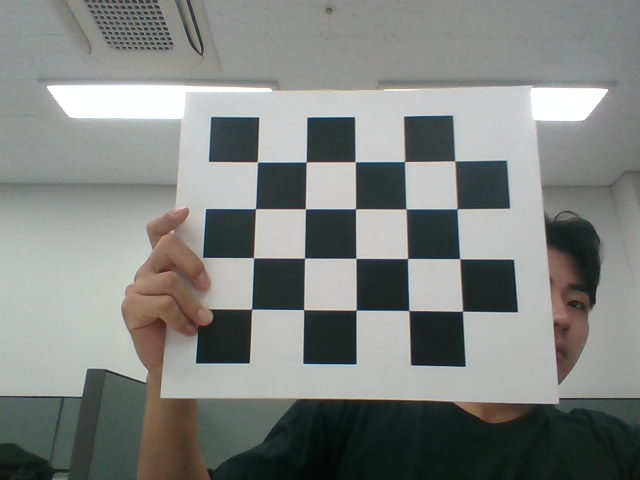
#> input picture images/img1.png, 640 x 480 px
$ python check.py
#> lines starting #> are read from the running program, lines starting #| are printed output that depends on the picture; after the words box and inside, x2 and y2 are one past the last pixel; in counts of white or black regions, pixels touching at a corner belong together
import cv2
import numpy as np


class CameraCalibrator:
    def __init__(self,folder, rows, cols, square_size = 0.079, singlePnP = True, mtx = None, dist = None):
        self.folder = folder
        self.mtx = mtx
        self.dist = dist
        self.rows = rows
        self.cols = cols
        self.square_size = square_size
        self.objp = None
        self.axis = None
        self.singlePnP = singlePnP
        self.generate_board()


    def generate_board(self):
        # Generate the 3D points of the intersections of the chessboard pattern
        objp = np.zeros((self.rows * self.cols, 3), np.float32)
        objp[:, :2] = np.mgrid[0:self.rows, 0:self.cols].T.reshape(-1, 2)
        self.objp = objp * self.square_size

        # Generate the axis vectors
        self.axis = np.float32([[self.square_size, 0, 0], [0, self.square_size, 0], [0, 0, -self.square_size]]).reshape(-1, 3)

    def estimate_pose(self, image_names):
        # Loop over all images
        for image_name in image_names:
            # Extract chessboard corners
            img = cv2.imread(self.folder + image_name)
#> img is the input picture: shape (480, 640, 3); mean B, G, R 128.6, 131.4, 128.6
            gray = cv2.cvtColor(img, cv2.COLOR_BGR2GRAY)
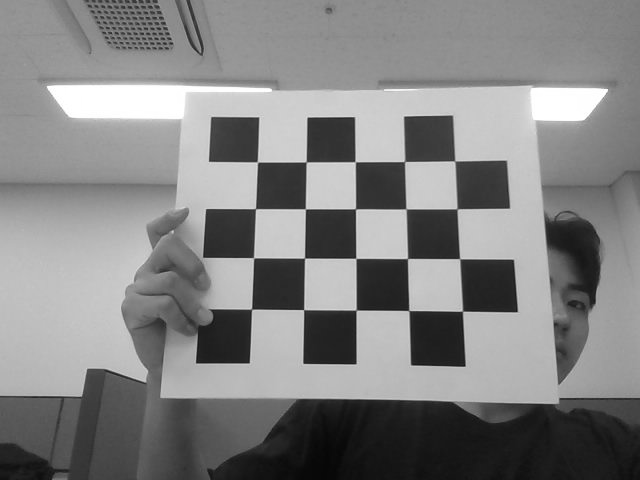
#> gray: shape (480, 640); min 6, max 255, mean 130.2
            found_corners, corners = cv2.findChessboardCorners(gray, (self.rows, self.cols), None)
#> found_corners = True; corners = 20 rows, first 8: [257.5, 162], [306.2, 161.8], [355.2, 161.7], [404.5, 161.5], [454.5, 161], [255.5, 208.6], [305.4, 209], [355.5, 208.9]
            if found_corners:
                # Refine corners
                criteria = (cv2.TERM_CRITERIA_EPS + cv2.TERM_CRITERIA_MAX_ITER, 30, 0.001)
                corners = cv2.cornerSubPix(gray, corners, (self.rows, self.cols), (-1, -1), criteria=criteria)
#> corners = 20 rows, first 8: [257.4, 162], [306.2, 161.9], [355.2, 161.7], [404.5, 161.5], [454.7, 161], [255.5, 208.7], [305.4, 208.9], [355.5, 208.8]

                # Use solve PnP to determine the rotation and translation between camera and 3D object
                ret, rvec, tvec = cv2.solvePnP(self.objp, corners, self.mtx, self.dist)
#> ret = True; rvec = [-0.13, 0.0772, 0.0107]; tvec = [0.0105, -0.0762, 0.619]

                # Project the axis into the image
                imgpts, jac = cv2.projectPoints(2 * self.axis, rvec, tvec, self.mtx, self.dist)
#> imgpts = [[353.6, 160.6], [255.2, 256.9], [249, 129.1]]

                # Draw the axes
                img = self.draw_axes(img, corners, imgpts)
#> in draw_axes, `corner = tuple(corners[0].ravel())`: corner = (257.4, 162)
#> in draw_axes, `corner = (int(corner[0]), int(corner[1]))`: corner = (257, 161)
#> the loop in draw_axes, `for i in range(len(imgpts)):` made 3 passes
#> tmp on passes 1 to 3: (353, 160), (255, 256), (248, 129)
#> pass 1, in draw_axes, `img = cv2.line(img, corner, tmp, color[i], 5)`:
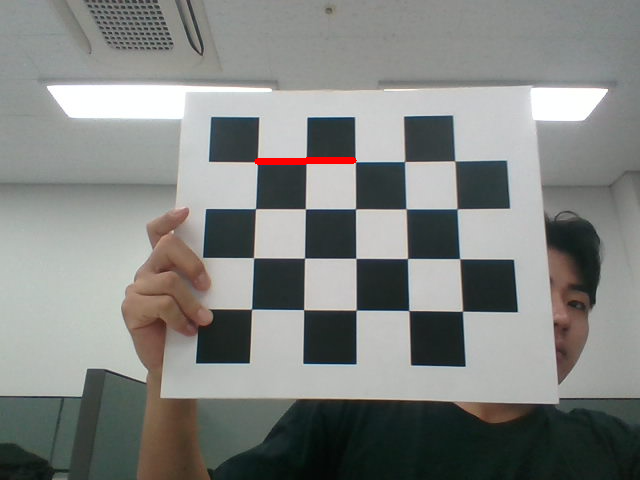
#> img: shape (480, 640, 3); 0.23% of pixels changed, all inside (x1, y1, x2, y2) = (254, 157, 357, 165)
#> pass 2, in draw_axes, `img = cv2.line(img, corner, tmp, color[i], 5)`:
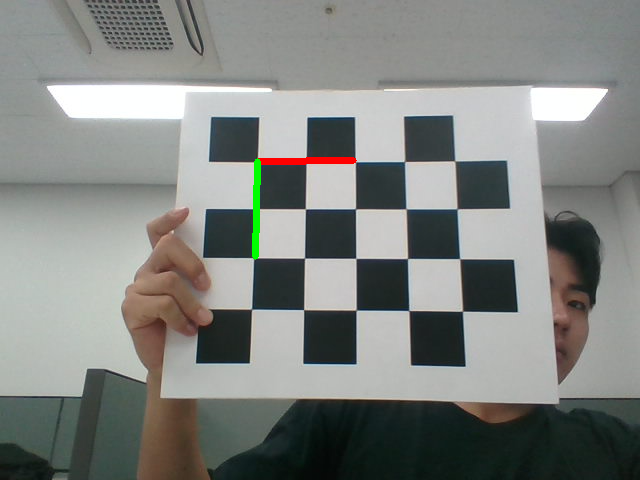
#> img: shape (480, 640, 3); 0.23% of pixels changed, all inside (x1, y1, x2, y2) = (252, 158, 261, 260)
#> pass 3, in draw_axes, `img = cv2.line(img, corner, tmp, color[i], 5)`:
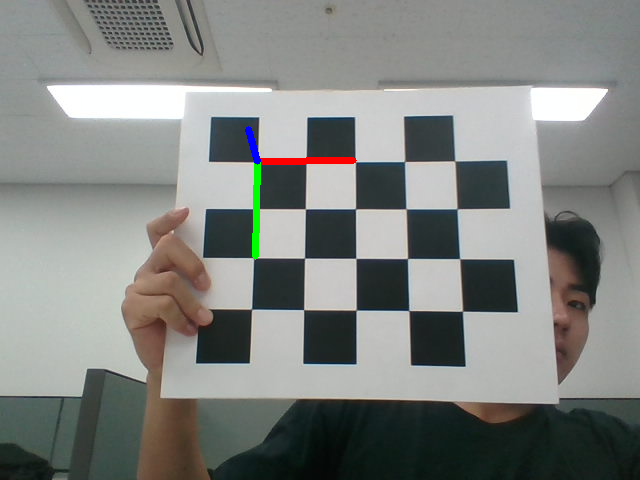
#> img: shape (480, 640, 3); 0.09% of pixels changed, all inside (x1, y1, x2, y2) = (245, 126, 261, 165)

                # Calculate camera position. Following: https://stackoverflow.com/questions/18637494/camera-position-in-world-coordinate-from-cvsolvepnp?rq=1
                rotM = cv2.Rodrigues(rvec)[0]
#> rotM = [[0.997, -0.0157, 0.0762], [0.00565, 0.991, 0.13], [-0.0776, -0.129, 0.989]]
                cameraPosition = -np.matrix(rotM).T * np.matrix(tvec)
#> cameraPosition = [[0.038], [0.156], [-0.603]]

                imgpts, jac = cv2.projectPoints(cameraPosition, rvec, tvec, self.mtx, self.dist)
#> imgpts = [[250.3, 206.9]]
                # Draw a circle in the center of the image (just as a reference) and draw a line from the top left intersection to the projected camera position
                img = self.draw(img, corners[0], imgpts[0])
#> in draw, `corner = tuple(corners[0].ravel())`: corner = (257.4, 162)
#> in draw, `corner = (int(corner[0]), int(corner[1]))`: corner = (257, 161)
#> the loop in draw, `for i in range(len(imgpts)):` made 1 pass
#> tmp on pass 1: (250, 206)
#> pass 1, in draw, `img = cv2.line(img, corner, tmp, (255, 255, 0), 5)`:
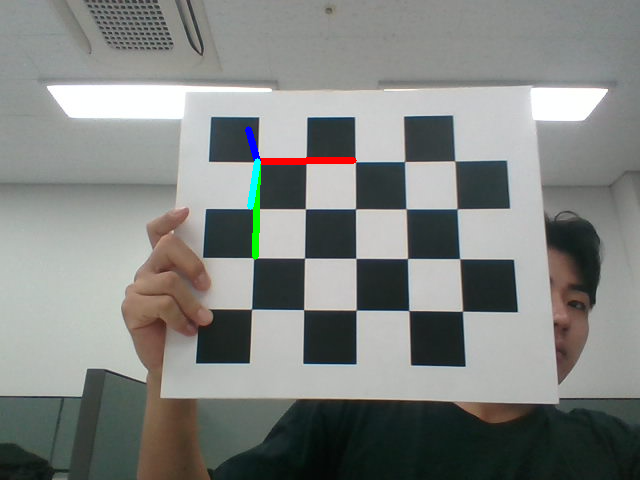
#> img: shape (480, 640, 3); 0.11% of pixels changed, all inside (x1, y1, x2, y2) = (247, 158, 261, 210)
#> in draw, `cv2.circle(img, (int(img.shape[1] / 2), int(img.shape[0] / 2)), 1, (25..`: img: shape (480, 640, 3); 0.04% of pixels changed, all inside (x1, y1, x2, y2) = (314, 234, 327, 247)
                cv2.imshow('img', img)
                k = cv2.waitKey(0) & 0xFF
#> (key Esc is pressed here)
#> pass 2 of the loop in estimate_pose, `for image_name in image_names:`:
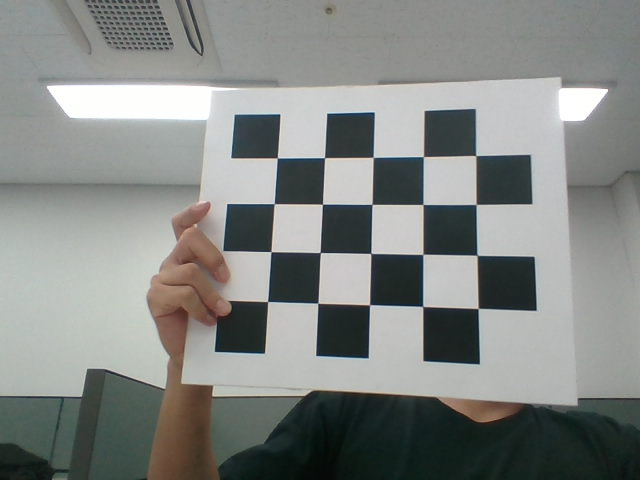
#> input picture images/img2.png, 640 x 480 px
#> in estimate_pose, img is the input picture: shape (480, 640, 3); mean B, G, R 132, 134.7, 131.5
#> in estimate_pose, `found_corners, corners = cv2.findChessboardCorners(gray, (self.rows, s..`: corners = 20 rows, first 8: [277.3, 157.7], [324.5, 157.7], [373, 157.4], [423.3, 156.6], [475.5, 155.6], [274.3, 203.7], [322.5, 204.3], [372.1, 204.4]
#> in estimate_pose, `corners = cv2.cornerSubPix(gray, corners, (self.rows, self.cols), (-1,..`: corners = 20 rows, first 8: [277.3, 157.9], [324.5, 157.7], [373.1, 157.4], [423.4, 156.6], [475.7, 155.6], [274.3, 203.7], [322.5, 204.2], [372, 204.4]
#> rvec = [-0.0912, 0.161, 0.0233]; tvec = [0.0414, -0.085, 0.634]
#> in estimate_pose, `imgpts, jac = cv2.projectPoints(2 * self.axis, rvec, tvec, self.mtx, s..`: imgpts = [[371.4, 156.3], [272.2, 250.3], [262.9, 129.5]]
#> in draw_axes (call 2), `corner = tuple(corners[0].ravel())`: corner = (277.3, 157.9)
#> in draw_axes (call 2), `corner = (int(corner[0]), int(corner[1]))`: corner = (277, 157)
#> the loop in draw_axes (call 2), `for i in range(len(imgpts)):` made 3 passes
#> tmp on passes 1 to 3: (371, 156), (272, 250), (262, 129)
#> pass 1, in draw_axes (call 2), `img = cv2.line(img, corner, tmp, color[i], 5)`:
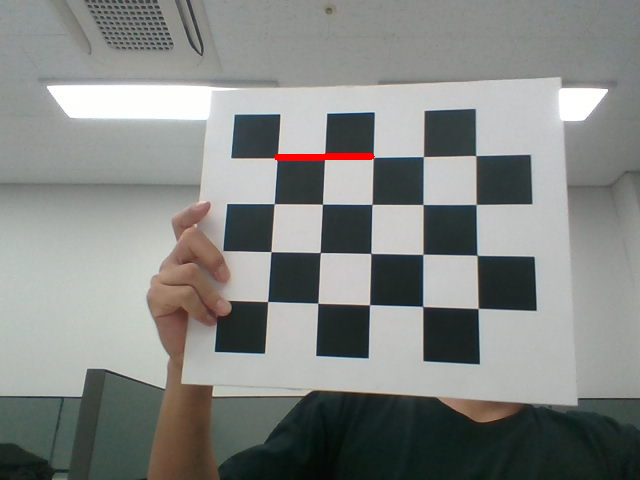
#> img: shape (480, 640, 3); 0.22% of pixels changed, all inside (x1, y1, x2, y2) = (274, 153, 375, 161)
#> rotM = [[0.987, -0.0305, 0.159], [0.0159, 0.996, 0.0925], [-0.161, -0.0888, 0.983]]
#> cameraPosition = [[0.0624], [0.142], [-0.622]]
#> in estimate_pose, `imgpts, jac = cv2.projectPoints(cameraPosition, rvec, tvec, self.mtx, ..`: imgpts = [[250.3, 160.5]]
#> in draw (call 2), `corner = tuple(corners[0].ravel())`: corner = (277.3, 157.9)
#> in draw (call 2), `corner = (int(corner[0]), int(corner[1]))`: corner = (277, 157)
#> the loop in draw (call 2), `for i in range(len(imgpts)):` made 1 pass
#> tmp on pass 1: (250, 160)
#> pass 1, in draw (call 2), `img = cv2.line(img, corner, tmp, (255, 255, 0), 5)`:
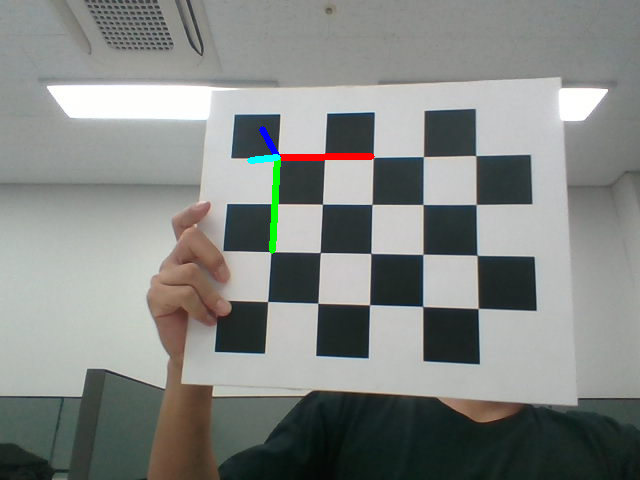
#> img: shape (480, 640, 3); mean B, G, R 131.6, 134.7, 131.4
#> (key Enter is pressed here)
#> pass 3 of the loop in estimate_pose, `for image_name in image_names:`:
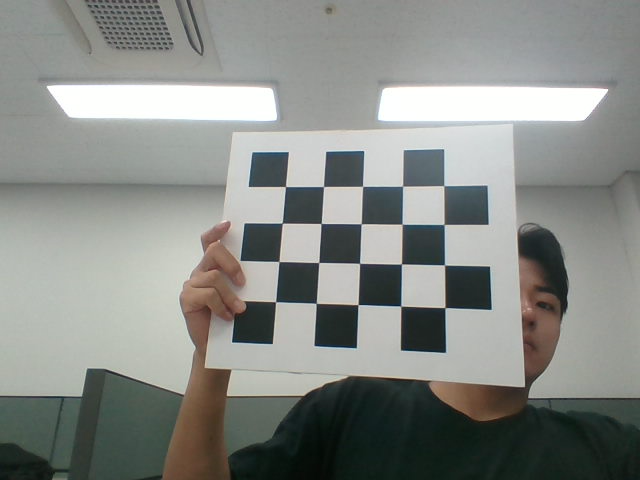
#> input picture images/img3.png, 640 x 480 px
#> in estimate_pose, img is the input picture: shape (480, 640, 3); mean B, G, R 134.3, 138.5, 135.5
#> in estimate_pose, `found_corners, corners = cv2.findChessboardCorners(gray, (self.rows, s..`: corners = 20 rows, first 8: [285.5, 186.5], [323.5, 186.5], [362.6, 186.4], [402.5, 186.1], [443.8, 185.6], [282.3, 223.1], [321, 223.4], [361.3, 223.7]
#> in estimate_pose, `corners = cv2.cornerSubPix(gray, corners, (self.rows, self.cols), (-1,..`: corners = 20 rows, first 8: [285.5, 186.5], [323.5, 186.6], [362.6, 186.3], [402.5, 186.2], [443.8, 185.6], [282.3, 223.1], [321.2, 223.4], [361.2, 223.8]
#> rvec = [-0.0754, 0.138, 0.0247]; tvec = [0.0669, -0.0471, 0.777]
#> in estimate_pose, `imgpts, jac = cv2.projectPoints(2 * self.axis, rvec, tvec, self.mtx, s..`: imgpts = [[360.6, 185.2], [280.5, 260.6], [277.3, 171.5]]
#> in draw_axes (call 3), `corner = tuple(corners[0].ravel())`: corner = (285.5, 186.5)
#> in draw_axes (call 3), `corner = (int(corner[0]), int(corner[1]))`: corner = (285, 186)
#> the loop in draw_axes (call 3), `for i in range(len(imgpts)):` made 3 passes
#> tmp on passes 1 to 3: (360, 185), (280, 260), (277, 171)
#> pass 1, in draw_axes (call 3), `img = cv2.line(img, corner, tmp, color[i], 5)`:
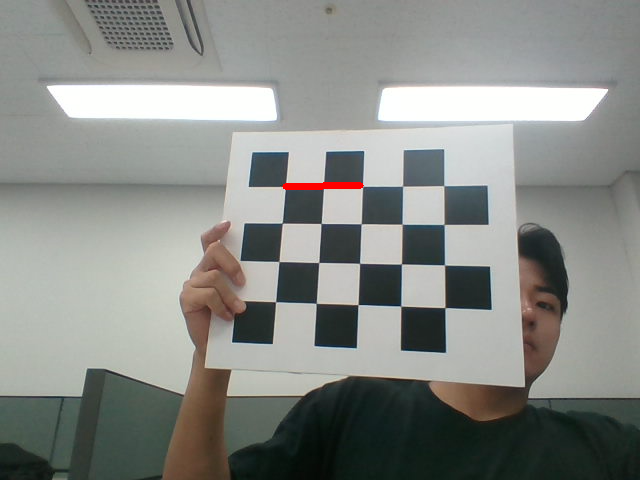
#> img: shape (480, 640, 3); 0.18% of pixels changed, all inside (x1, y1, x2, y2) = (282, 182, 364, 190)
#> rotM = [[0.99, -0.0298, 0.137], [0.0194, 0.997, 0.0768], [-0.139, -0.0734, 0.988]]
#> cameraPosition = [[0.0424], [0.106], [-0.773]]
#> in estimate_pose, `imgpts, jac = cv2.projectPoints(cameraPosition, rvec, tvec, self.mtx, ..`: imgpts = [[296.7, 160.5]]
#> in draw (call 3), `corner = tuple(corners[0].ravel())`: corner = (285.5, 186.5)
#> in draw (call 3), `corner = (int(corner[0]), int(corner[1]))`: corner = (285, 186)
#> the loop in draw (call 3), `for i in range(len(imgpts)):` made 1 pass
#> tmp on pass 1: (296, 160)
#> pass 1, in draw (call 3), `img = cv2.line(img, corner, tmp, (255, 255, 0), 5)`:
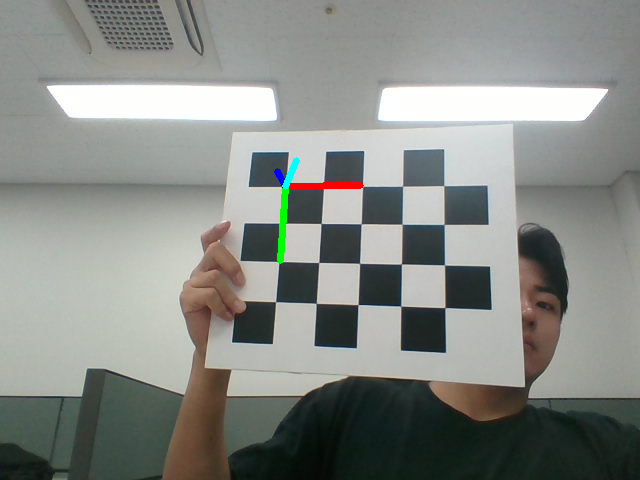
#> img: shape (480, 640, 3); mean B, G, R 133.9, 138.4, 135.3
#> the loop made 7 passes; the first 3 are shown

    def draw_axes(self, img, corners, imgpts):
        # Extract the first corner (the top left)
        corner = tuple(corners[0].ravel())
        corner = (int(corner[0]), int(corner[1]))

        # Color format is BGR
        color = [(0, 0, 255), (0, 255, 0), (255, 0, 0)]

        # Iterate over the points
        for i in range(len(imgpts)):
            tmp = tuple(imgpts[i].ravel())
            tmp = (int(tmp[0]), int(tmp[1]))
            img = cv2.line(img, corner, tmp, color[i], 5)
        return img

    def draw(self, img, corners, imgpts):
        corner = tuple(corners[0].ravel())
        corner = (int(corner[0]), int(corner[1]))
        for i in range(len(imgpts)):
            tmp = tuple(imgpts[i].ravel())
            tmp = (int(tmp[0]), int(tmp[1]))
            img = cv2.line(img, corner, tmp, (255, 255, 0), 5)
        cv2.circle(img, (int(img.shape[1] / 2), int(img.shape[0] / 2)), 1, (255, 255, 255), 10)
        return img

    def calibrate_camera(self, images):
        # Prepare points
        criteria = (cv2.TERM_CRITERIA_EPS + cv2.TERM_CRITERIA_MAX_ITER, 30, 0.001)
        objp = np.zeros((self.rows * self.cols, 3), np.float32)
        objp[:, :2] = np.mgrid[0:self.rows, 0:self.cols].T.reshape(-1, 2)
        objp = objp * self.square_size
        objpoints = []  # 3d point in real world space
        imgpoints = []  # 2d points in image plane

        for img_name in images:
            full_name = self.folder + img_name
            img = cv2.imread(full_name)
            gray = cv2.cvtColor(img, cv2.COLOR_BGR2GRAY)
            found_corners, corners = cv2.findChessboardCorners(gray, (self.rows, self.cols), None)
            if found_corners:
                objpoints.append(objp)
                corners2 = cv2.cornerSubPix(gray,corners, (11, 11), (-1, -1), criteria)
                imgpoints.append(corners2)
                # Draw and display the corners
                cv2.drawChessboardCorners(img, (8,6), corners2, found_corners)
                cv2.imshow('img', img)
                k = cv2.waitKey(0) & 0xFF
                mtx = np.array([367.47894432, 0.0, 249.3915073,
                                0.0, 367.39795727, 205.2466732,
                                0.0, 0.0, 1.0]).reshape((3, 3))
                dist = np.array([0.10653164, -0.33399435, -0.00111262, -0.00186027, 0.15269198])
        ret, mtx, dist, rvecs, tvecs = cv2.calibrateCamera(objpoints, imgpoints, gray.shape[::-1], mtx, dist, flags=cv2.CALIB_USE_INTRINSIC_GUESS)
        for img_name in images:
            full_name = self.folder + img_name
            img = cv2.imread(full_name)
            cv2.imshow('img', img)
            k = cv2.waitKey(0) & 0xFF
            # undistort
            dst = cv2.undistort(img, mtx, dist, None, mtx)
            cv2.imshow('img', dst)
            k = cv2.waitKey(0) & 0xFF


def main():
    image_names = ["img1.png","img2.png","img3.png","img4.png","img5.png","img6.png","img7.png","img8.png","img9.png"
                   ,"img10.png","img11.png","img12.png","img13.png"]
    folder = "images/"
    size = 0.079    # Unit is 'meter'

    # Precalibrated camera information
    mtx = np.array([370.68093, 0.0, 250.27853,
                    0.0, 370.65810, 206.94584,
                    0.0, 0.0, 1.0]).reshape((3, 3))
    dist = np.array([0.11336, -0.35520, 0.00076, -0.00117, 0.18745])

    # Number of checkerboard squares per row/col
    rows = 5
    cols = 4

    camera_calibrator = CameraCalibrator(folder, rows=rows, cols=cols, square_size=size, mtx=mtx, dist=dist)
    # The following line is only for camera calibration
    #camera_calibrator.calibrate_camera(image_names)
    camera_calibrator.estimate_pose(image_names)


if __name__ == '__main__':
#> (the run stopped early here; a loop or call above may not have finished)
